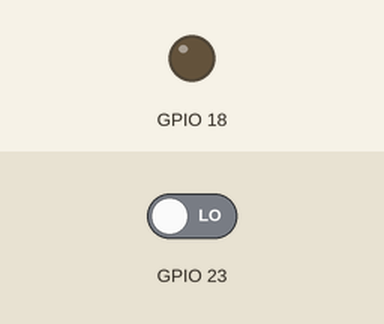
Simulated run of this program. Board: Raspberry Pi (BCM pin numbers). On the bench: output pins drawn as LEDs (lit = HIGH). The test bench sets the inputs (shaded band); at power-on: GPIO 23 LOW. What the program prints to the terminal is not drawn.

Above: at 0.1 s.
At 1.1 s:
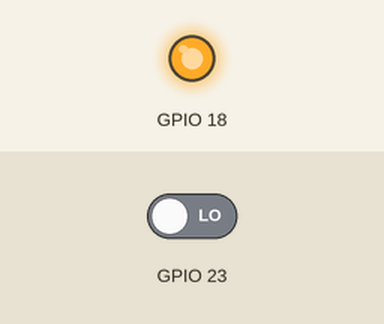
Timing chart, 0 to 2.6 s (numbered marks = the images above):
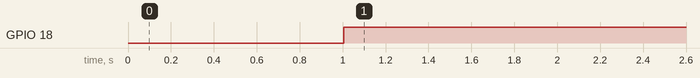

The program:

Receiver.py
```python
# Save as server.py
# Message Receiver
import RPi.GPIO as GPIO
from socket import *
import select
import time
client1 = "192.168.42.1"
self = ""
port = 13000
buf = 1024
receive_addr = (self, port)
send_addr = (client1, port)
UDPSock = socket(AF_INET, SOCK_DGRAM)
UDPSock.bind(receive_addr)
print ("Checking for break-ins...")
GPIO.setmode(GPIO.BCM)
GPIO.setwarnings(False)
GPIO.setup(18, GPIO.OUT)
GPIO.output(18, GPIO.LOW)

GPIO.setup(23, GPIO.IN, pull_up_down=GPIO.PUD_DOWN) #knopje rechts
GPIO.setup(24, GPIO.IN, pull_up_down=GPIO.PUD_DOWN) #knopje links

connection_counter = 0
both_buttons = 0
inbraak = False

while True: #Main program loop
    data = bytes("connected", 'UTF-8')
    UDPSock.sendto(data, send_addr)
    if connection_counter == 5: #Checks if the connection has been lost for five seconds
        GPIO.output(18, GPIO.HIGH)
        connection_counter = 0
    readers, _, _ = select.select([UDPSock], [], [], 0.1) #Checks if there are any messages waiting in UDPSock and if so puts UDPSock in a the list readers
    time.sleep(0.1)
    for reader in readers: # Goes through list readers which will be empty if there are no messages
        data = reader.recv(buf)
        signal = data.decode('UTF-8')
        if signal == "True": #Check is the received messages says True
            GPIO.output(18, GPIO.HIGH)
            inbraak = True
        if signal == "connected" and inbraak == False: # Checks if the received message is connected and if there is no inbraak
            connection_counter = 0
            GPIO.output(18, GPIO.LOW)
            continue
    if GPIO.input(23) and GPIO.input(24): # Checks if both buttons are pressed down
        both_buttons += 1 # Increases counter by 1
    else: # Resets counter if buttons are released
        both_buttons = 0
    if both_buttons == 50: # Sends a message to reset the client if both buttons have been pressed down for five seconds
        data = bytes("Reset", 'UTF-8')
        UDPSock.sendto(data, send_addr)
        GPIO.output(18, GPIO.LOW)
        inbraak = False
    connection_counter += 1
```

Measured:
- by itself, GPIO 18: LOW → HIGH at 1.0 s
